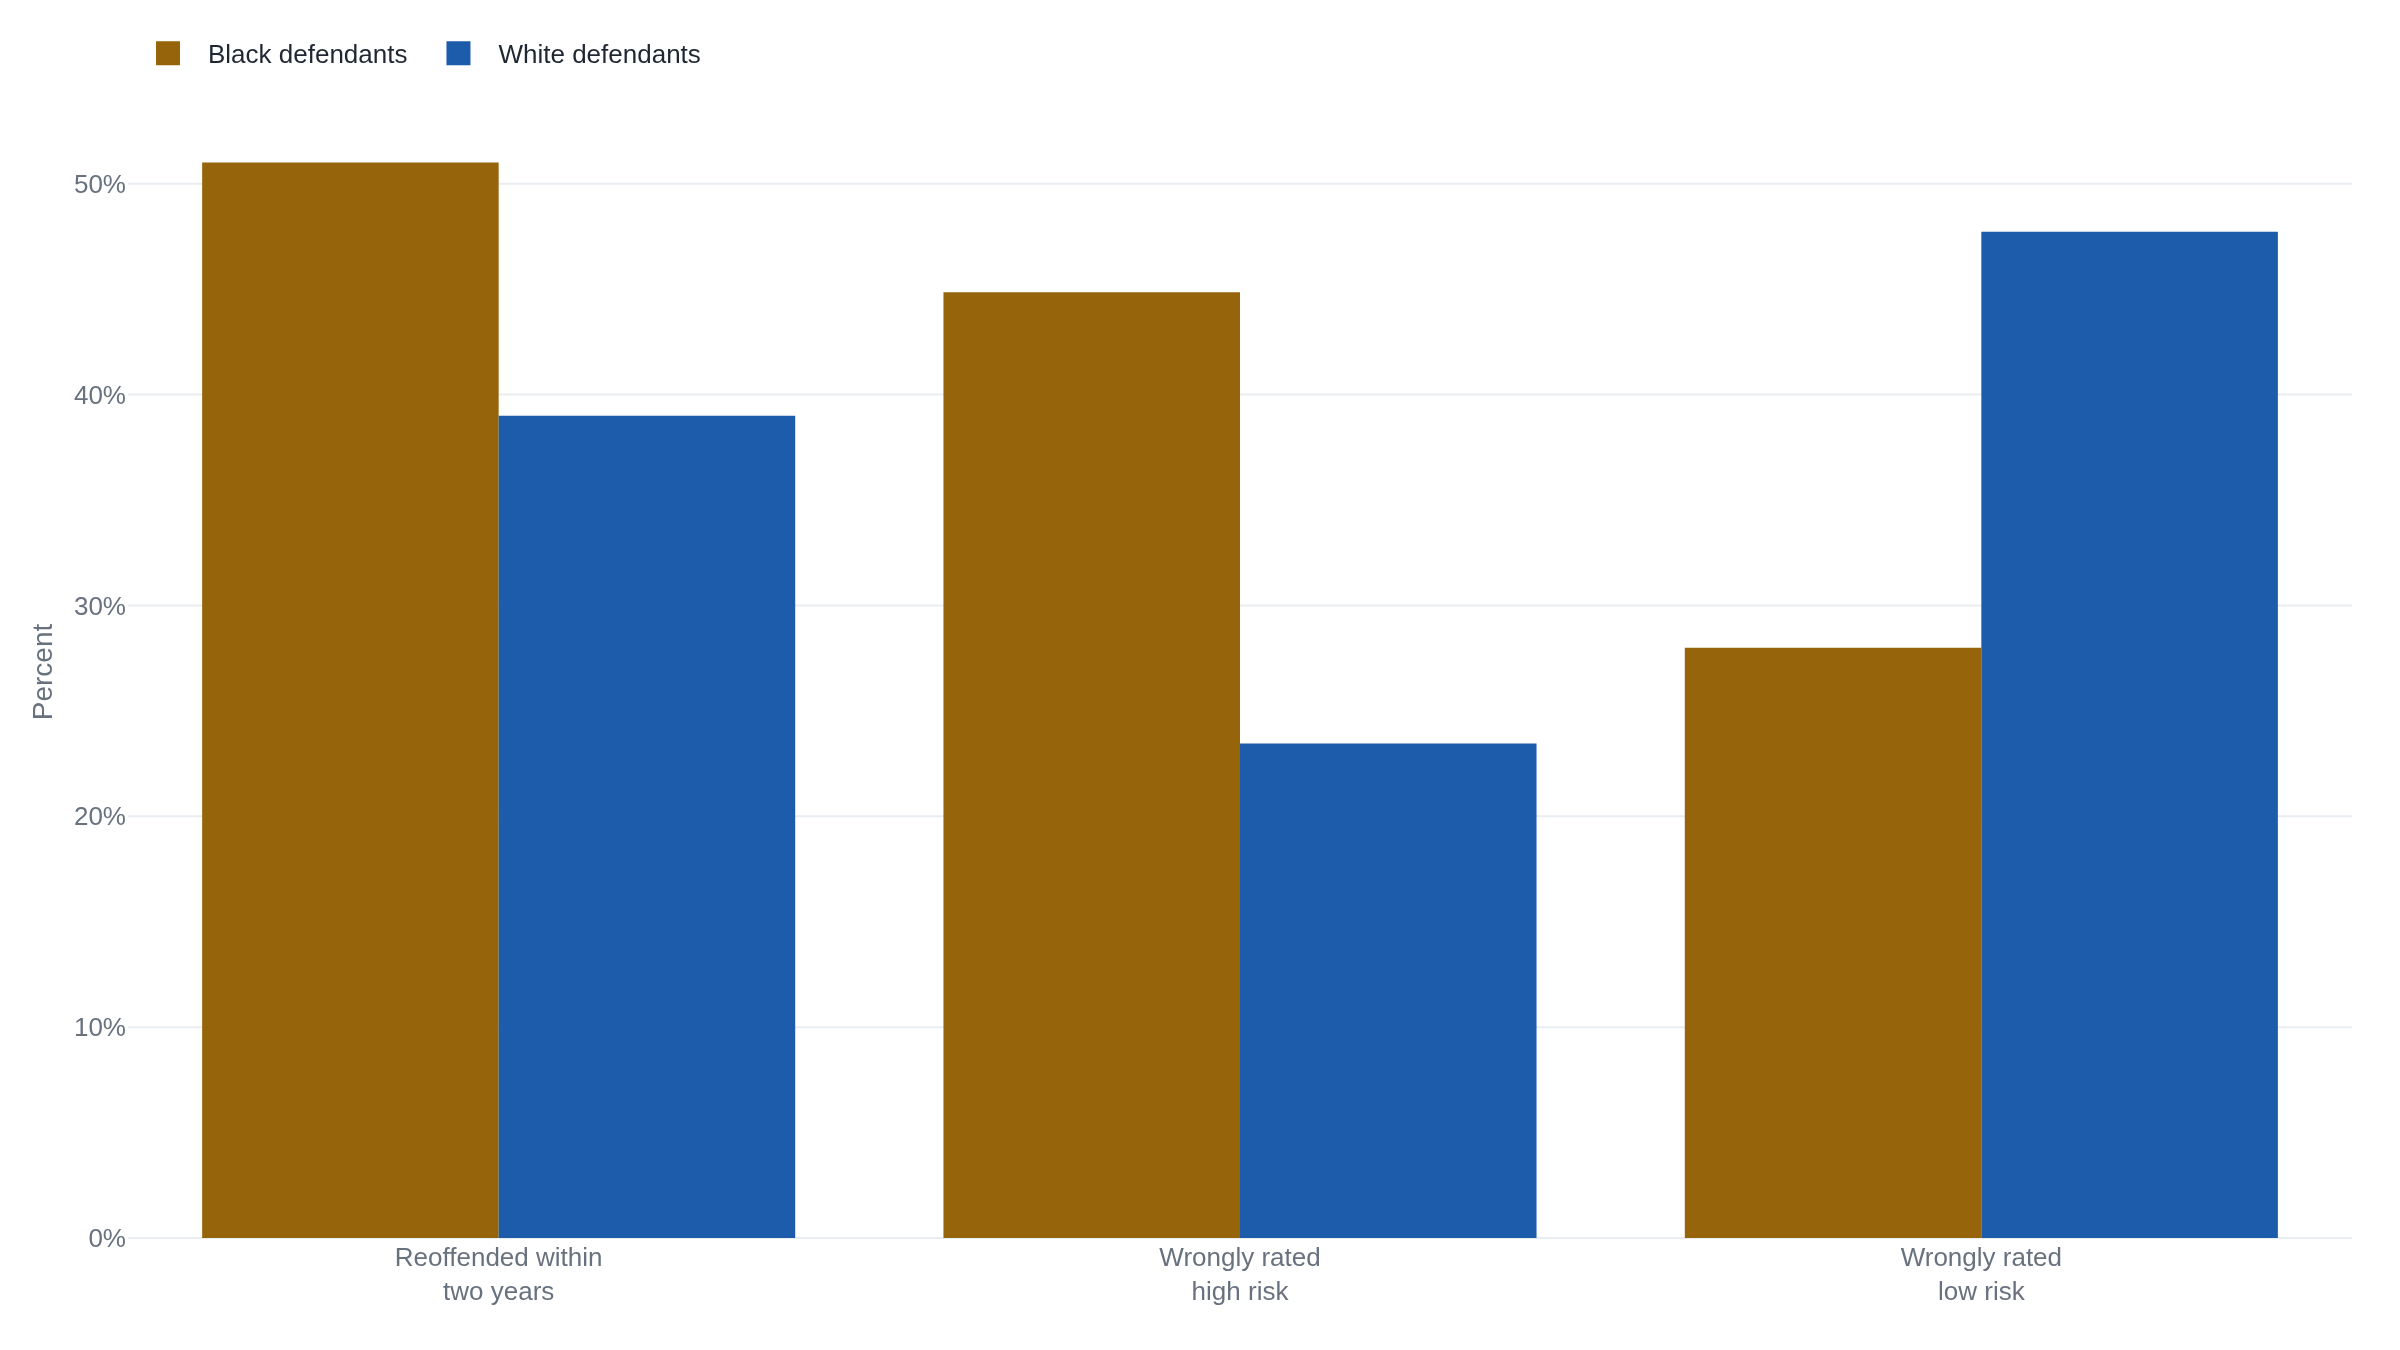

Generate this figure with Python:
import plotly.graph_objects as go

# Broward County, Florida, defendants scored on COMPAS's General Recidivism
# Risk Scale, 2013-2014. "Reoffended within two years" is the base
# recidivism rate for each group. "Wrongly rated high risk" is the false
# positive rate: among defendants who did NOT reoffend, the share COMPAS
# scored "Not Low." "Wrongly rated low risk" is the false negative rate:
# among defendants who DID reoffend, the share COMPAS scored "Low."
# Source: research.md sources 3 (base rate, cross-confirmed by Chouldechova
# 2017) and 2/"How We Analyzed the COMPAS Recidivism Algorithm" (error rates).
categories = [
    "Reoffended within<br>two years",
    "Wrongly rated<br>high risk",
    "Wrongly rated<br>low risk",
]
black = [51, 44.85, 27.99]
white = [39, 23.45, 47.72]

fig = go.Figure()
fig.add_trace(go.Bar(name="Black defendants", x=categories, y=black))
fig.add_trace(go.Bar(name="White defendants", x=categories, y=white))
fig.update_layout(
    barmode="group",
    yaxis_title="Percent",
    yaxis_ticksuffix="%",
)
